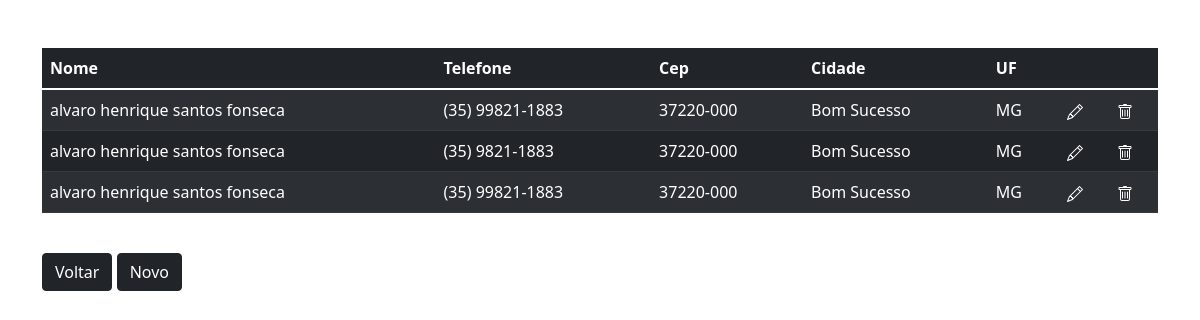
The page /pacientes/ (signed in) on the database as committed earlier.
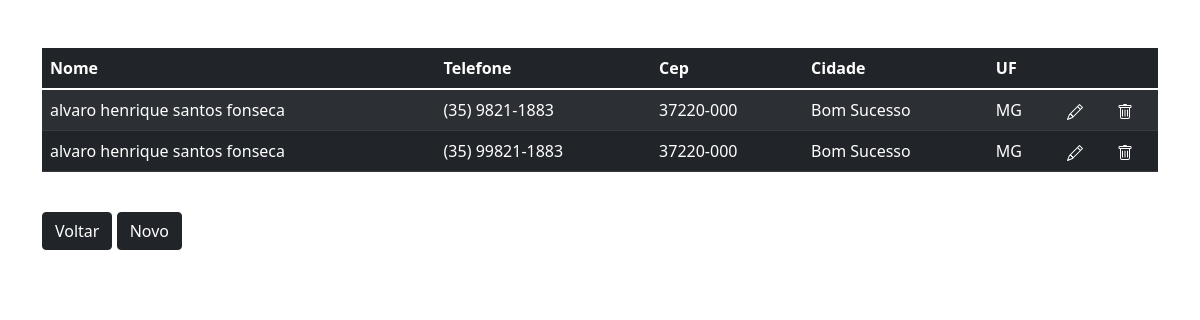
The same page on the database as committed later.
### MedicalSys/models.py (models this page shows)
class Pacientes(models.Model):
    nome = models.CharField(max_length=60)
    telefone = models.CharField(max_length=20)
    endereco = models.CharField(max_length=30)
    numero = models.CharField(max_length=10)
    cidade = models.CharField(max_length=30)
    uf = models.CharField(max_length=2)
    pais = models.CharField(max_length=20)
    cep = models.CharField(max_length=15)
    data = models.DateTimeField()

### MedicalSys/views.py (the view)
# urls.py: path('pacientes/', views.pacientes, name="pacientes"),
@login_required
def pacientes(request):
    dadosPaciente = Pacientes.objects.order_by('-data')[:6]
    context = {'dadosPaciente': dadosPaciente}
    return render( request, 'MedicalSys/pacientes.html', context)

### MedicalSys/templates/MedicalSys/pacientes.html (shortened to what this page needs)
{% load static %}
<!DOCTYPE html>
<html lang="pt-br">
<head>
    <link href={% static "css/formulario.css" %} rel="stylesheet" >
    <link href="https://cdn.jsdelivr.net/npm/bootstrap@5.1.3/dist/css/bootstrap.min.css" rel="stylesheet">
</head>
<body>
    <div class="container mt-5">
        <table class="table table-dark table-striped">
            <thead>
                <tr>
                <th scope="col-sm-9 bg-light p-3 border">Nome</th>
                <th scope="col-6 col-sm-3">Telefone</th>
                <th scope="col-6 col-sm-3">Cep</th>
                <th scope="col-6 col-sm-3">Cidade</th>
                <th scope="col-6 col-sm-3">UF</th>
                <th scope="col-6 col-sm-3"></th>
                <th scope="col-6 col-sm-3"></th>
                </tr>
            </thead>
            {% for dadosPaciente in dadosPaciente.all %}
            <tr>
                <td>{{ dadosPaciente.nome }}&nbsp;</td>
                <td>{{ dadosPaciente.telefone }}&nbsp;</td>
                <td>{{ dadosPaciente.cep }}&nbsp;</td>
                <td>{{ dadosPaciente.cidade }}&nbsp;</td>
                <td>{{ dadosPaciente.uf }}&nbsp;</td>
                <td>
                    <a class="link" href="{% url 'update_paciente' dadosPaciente.id %}">
                    </a>
                </td>
                <td>
                    <a class="link" href="{% url 'delete_paciente' dadosPaciente.id %}">
                    </a>
                </td>
            </tr>
            {% endfor %}
        </table>
        <br>
        <a class="btn btn-dark" href="http://127.0.0.1:8000">Voltar</a>
        <a class="btn btn-dark" href="{% url 'novoPaciente' %}">Novo</a>
    </div>
</body>
</html>

### MedicalSys/static/css/formulario.css (style rules this page uses)
.link { color: white; text-decoration: none }

Rows that differ between the two databases and show on the page:
removed Pacientes: nome "alvaro henrique santos fonseca", telefone "(35) 99821-1883", cep "37220-000", cidade "Bom Sucesso", uf "MG"
